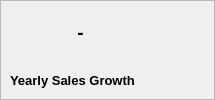
       <widget class="QFrame" name="frm_home_growth">
        <property name="geometry">
         <rect>
          <x>230</x>
          <y>280</y>
          <width>215</width>
          <height>100</height>
         </rect>
        </property>
        <property name="minimumSize">
         <size>
          <width>215</width>
          <height>100</height>
         </size>
        </property>
        <property name="maximumSize">
         <size>
          <width>215</width>
          <height>100</height>
         </size>
        </property>
        <property name="frameShape">
         <enum>QFrame::StyledPanel</enum>
        </property>
        <property name="frameShadow">
         <enum>QFrame::Raised</enum>
        </property>
        <widget class="QLabel" name="lbl_home_growth_info">
         <property name="geometry">
          <rect>
           <x>10</x>
           <y>10</y>
           <width>141</width>
           <height>45</height>
          </rect>
         </property>
         <property name="font">
          <font>
           <pointsize>14</pointsize>
           <weight>75</weight>
           <bold>true</bold>
          </font>
         </property>
         <property name="text">
          <string>-</string>
         </property>
         <property name="alignment">
          <set>Qt::AlignCenter</set>
         </property>
        </widget>
        <widget class="QLabel" name="lbl_home_growth_icon">
         <property name="geometry">
          <rect>
           <x>144</x>
           <y>10</y>
           <width>65</width>
           <height>45</height>
          </rect>
         </property>
         <property name="minimumSize">
          <size>
           <width>65</width>
           <height>45</height>
          </size>
         </property>
         <property name="maximumSize">
          <size>
           <width>65</width>
           <height>45</height>
          </size>
         </property>
         <property name="text">
          <string/>
         </property>
         <property name="pixmap">
          <pixmap resource="Icons/bookstore.qrc">:/Icons/percent.svg</pixmap>
         </property>
         <property name="scaledContents">
          <bool>false</bool>
         </property>
         <property name="alignment">
          <set>Qt::AlignCenter</set>
         </property>
        </widget>
        <widget class="QLabel" name="lbl_home_growth_title">
         <property name="geometry">
          <rect>
           <x>10</x>
           <y>70</y>
           <width>195</width>
           <height>20</height>
          </rect>
         </property>
         <property name="font">
          <font>
           <pointsize>10</pointsize>
           <weight>75</weight>
           <bold>true</bold>
          </font>
         </property>
         <property name="text">
          <string>Yearly Sales Growth</string>
         </property>
         <property name="alignment">
          <set>Qt::AlignLeading|Qt::AlignLeft|Qt::AlignVCenter</set>
         </property>
         <property name="wordWrap">
          <bool>false</bool>
         </property>
        </widget>
       </widget>
